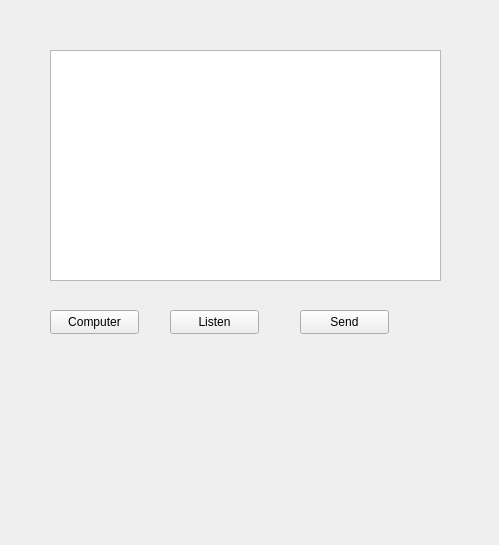
<?xml version="1.0" encoding="UTF-8"?>
<ui version="4.0">
 <class>Widget</class>
 <widget class="QWidget" name="Widget">
  <property name="geometry">
   <rect>
    <x>0</x>
    <y>0</y>
    <width>499</width>
    <height>545</height>
   </rect>
  </property>
  <property name="windowTitle">
   <string>Widget</string>
  </property>
  <widget class="QTextEdit" name="textEdit">
   <property name="geometry">
    <rect>
     <x>50</x>
     <y>50</y>
     <width>391</width>
     <height>231</height>
    </rect>
   </property>
  </widget>
  <widget class="QPushButton" name="computerBtn">
   <property name="geometry">
    <rect>
     <x>50</x>
     <y>310</y>
     <width>89</width>
     <height>24</height>
    </rect>
   </property>
   <property name="text">
    <string>Computer</string>
   </property>
  </widget>
  <widget class="QPushButton" name="listenBtn">
   <property name="geometry">
    <rect>
     <x>170</x>
     <y>310</y>
     <width>89</width>
     <height>24</height>
    </rect>
   </property>
   <property name="text">
    <string>Listen</string>
   </property>
  </widget>
  <widget class="QPushButton" name="sendBtn">
   <property name="geometry">
    <rect>
     <x>300</x>
     <y>310</y>
     <width>89</width>
     <height>24</height>
    </rect>
   </property>
   <property name="text">
    <string>Send</string>
   </property>
  </widget>
 </widget>
 <layoutdefault spacing="6" margin="11"/>
 <resources/>
 <connections/>
</ui>
